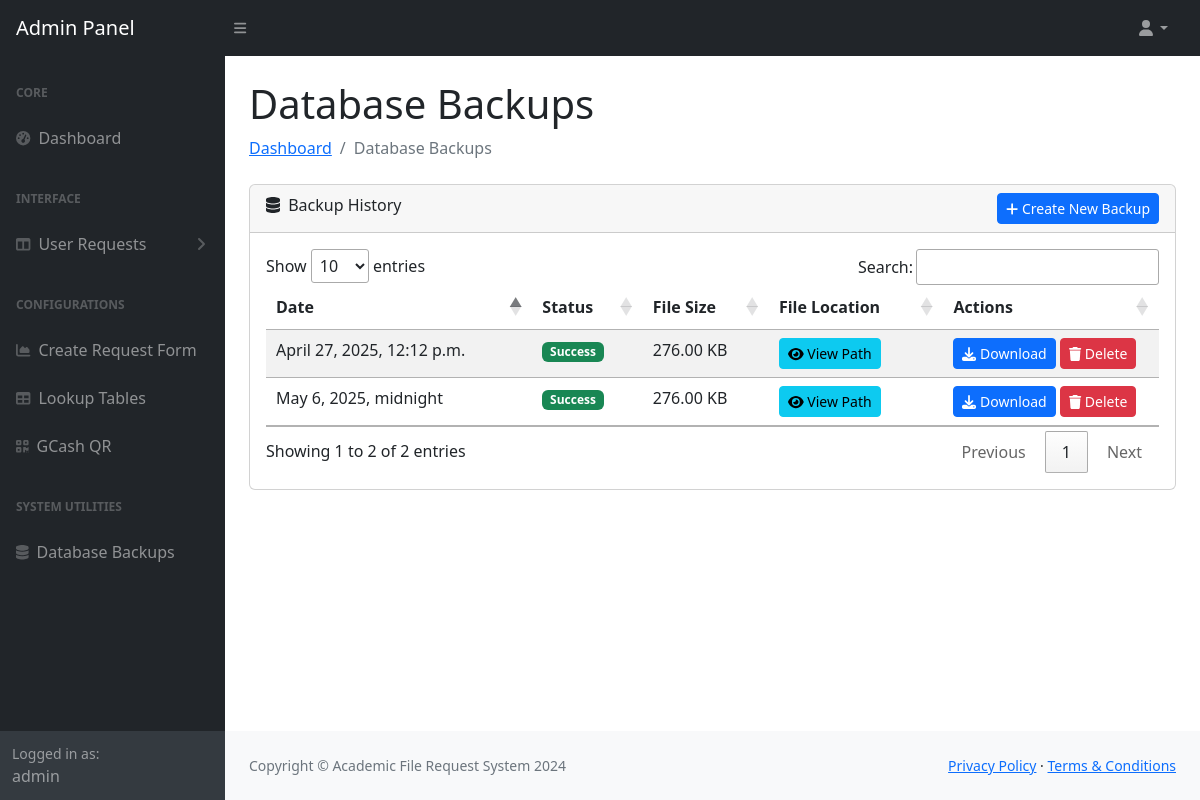
Screenshot of /admin-panel/database-backups/ (signed in) with the database file from the repository.
### onlinerequest/models.py (models this page shows, shortened)
class User(AbstractBaseUser):
      USER_TYPE_CHOICES = (
        (0, 'unspecified'),
        (1, 'student'),
        (2, 'faculty'),  # Changed from 'teacher' to 'faculty'
        (3, 'alumni'),
        (5, 'admin'),
        (6, 'guest'),
        (7, 'authorized person'),  # Added new option
      )
      student_number = models.CharField(max_length=64, unique=True, blank=True, null=True)
      email = models.EmailField(max_length=254, unique=True)
      password = models.CharField(max_length=256)
      is_active = models.BooleanField(default=False)
      is_staff = models.BooleanField(default=False)  # Required for admin access
      is_superuser = models.BooleanField(default=False)  # Required for full admin permissions
      user_type = models.PositiveSmallIntegerField(choices = USER_TYPE_CHOICES, default = 0)  # Default to unspecified
      USERNAME_FIELD = 'email'
      REQUIRED_FIELDS = []

class DatabaseBackup(models.Model):
    backup_file = models.CharField(max_length=255)
    created_at = models.DateTimeField(auto_now_add=True)
    successful = models.BooleanField(default=True)
    file_size = models.IntegerField(default=0)  # Size in bytes
    def get_file_size_display(self):
        size = self.file_size
        for unit in ['B', 'KB', 'MB', 'GB']:
            if size < 1024 or unit == 'GB':
                return f"{size:.2f} {unit}"
            size /= 1024

### onlinerequest/views/backup_views.py (the view)
# urls.py: path('admin-panel/database-backups/', backup_views.backup_list, name='backup_list'),
@login_required
def backup_list(request):
    backups = DatabaseBackup.objects.all().order_by('-created_at')
    context = {
        'backups': backups,
        'title': 'Database Backups'
    }
    return render(request, 'admin/backup_list.html', context)

### onlinerequest/context_processors.py (called while the page is built)
def user_record(request):
    if request.user.is_authenticated:
        try:
            user_record = Record.objects.get(user_number=request.user.student_number)
            return {'user_record': user_record}
        except Record.DoesNotExist:
            return {'user_record': None}
    return {'user_record': None}

def request_forms(request):
    request_forms = Request.objects.all()
    return {'request_forms': request_forms}

def user_profile(request):
    if request.user.is_authenticated:
        try:
            profile = Profile.objects.get(user=request.user)
            return {'user_profile': profile}
        except Profile.DoesNotExist:
            return {'user_profile': None}
    return {'user_profile': None}

def user_requests(request):
    if request.user.is_authenticated:
        from onlinerequest.models import User_Request
        user_requests = User_Request.objects.filter(
            user=request.user,
            request__active=True
        )
        return {'user_requests_global': user_requests}
    return {'user_requests_global': []}

def courses(request):
    all_courses = Course.objects.all()
    return {'all_courses': all_courses}

def document_types(request):
    all_document_types = Document.objects.all().order_by('description')
    return {'all_document_types': all_document_types}

### onlinerequest/templates/admin/backup_list.html (shortened to what this page needs)
{% load static %}
<!DOCTYPE html>
<html lang="en">
    <head>
        {% include 'header.html' %}
    </head>
    <body class="sb-nav-fixed">
        {% include 'admin/admin-topnav.html' %}
        <div id="layoutSidenav">
            {% include 'admin/admin-sidenav.html' %}
            <div id="layoutSidenav_content">
                <main>
                    <div class="container-fluid px-4">
                        <h1 class="mt-4">Database Backups</h1>
                        <ol class="breadcrumb mb-4">
                            <li class="breadcrumb-item"><a href="{% url 'admin_dashboard' %}">Dashboard</a></li>
                            <li class="breadcrumb-item active">Database Backups</li>
                        </ol>
                        <div class="card mb-4">
                            <div class="card-header">
                                <i class="fas fa-database me-1"></i>
                                Backup History
                                <a href="{% url 'create_backup' %}" class="btn btn-primary btn-sm float-end">
                                    <i class="fas fa-plus"></i> Create New Backup
                                </a>
                            </div>
                            <div class="card-body">
                                <table id="dataTable" class="table table-striped">
                                    <thead>
                                        <tr>
                                            <th>Date</th>
                                            <th>Status</th>
                                            <th>File Size</th>
                                            <th>File Location</th>
                                            <th>Actions</th>
                                        </tr>
                                    </thead>
                                    <tbody>
                                        {% for backup in backups %}
                                        <tr>
                                            <td>{{ backup.created_at }}</td>
                                            <td>
                                                {% if backup.successful %}
                                                <span class="badge bg-success">Success</span>
                                                {% else %}
                                                <span class="badge bg-danger">Failed</span>
                                                {% endif %}
                                            </td>
                                            <td>{{ backup.get_file_size_display }}</td>
                                            <td>
                                                <button type="button" class="btn btn-sm btn-info"
                                                        data-bs-toggle="modal"
                                                        data-bs-target="#fileLocationModal"
                                                        data-location="{{ backup.backup_file }}">
                                                    <i class="fas fa-eye"></i> View Path
                                                </button>
                                            </td>
                                            <td>
                                                {% if backup.successful %}
                                                <a href="{% url 'download_backup' backup.id %}" class="btn btn-sm btn-primary">
                                                    <i class="fas fa-download"></i> Download
                                                </a>
                                                {% endif %}
                                                <form method="post" action="{% url 'delete_backup' backup.id %}" class="d-inline"
                                                      onsubmit="return confirm('Are you sure you want to delete this backup?');">
                                                    <button type="submit" class="btn btn-sm btn-danger">
                                                        <i class="fas fa-trash"></i> Delete
                                                    </button>
                                                </form>
                                            </td>
                                        </tr>
                                        {% empty %}
                                        <tr>
                                            <td colspan="5" class="text-center">No backup records found.</td>
                                        </tr>
                                        {% endfor %}
                                    </tbody>
                                </table>
                            </div>
                        </div>
                    </div>
                </main>
                <footer class="py-4 bg-light mt-auto">
                    <div class="container-fluid px-4">
                        <div class="d-flex align-items-center justify-content-between small">
                            <div class="text-muted">Copyright © Academic File Request System 2024</div>
                            <div>
                                <a href="#">Privacy Policy</a>
                                ·
                                <a href="#">Terms & Conditions</a>
                            </div>
                        </div>
                    </div>
                </footer>
            </div>
        </div>
    </body>
</html>

### onlinerequest/templates/admin/admin-sidenav.html (shortened to what this page needs)
<div id="layoutSidenav_nav">
    <nav class="sb-sidenav accordion sb-sidenav-dark" id="sidenavAccordion">
        <div class="sb-sidenav-menu">
            <div class="nav">
                <div class="sb-sidenav-menu-heading">Core</div>
                <a class="nav-link" href="{% url 'admin_dashboard' %}">
                    <div class="sb-nav-link-icon"><i class="fas fa-tachometer-alt"></i></div>
                    Dashboard
                </a>
                <div class="sb-sidenav-menu-heading">Interface</div>
                <a class="nav-link collapsed" href="#" data-bs-toggle="collapse" data-bs-target="#collapseLayouts" aria-expanded="false" aria-controls="collapseLayouts">
                    <div class="sb-nav-link-icon"><i class="fas fa-columns"></i></div>
                    User Requests
                    <div class="sb-sidenav-collapse-arrow"><i class="fas fa-angle-down"></i></div>
                </a>
                <div class="sb-sidenav-menu-heading">Configurations</div>
                <a class="nav-link" href="/admin-panel/request/">
                    <div class="sb-nav-link-icon"><i class="fas fa-chart-area"></i></div>
                    Create Request Form
                </a>
                <a class="nav-link" href="/admin-panel/codetable/">
                    <div class="sb-nav-link-icon"><i class="fas fa-table"></i></div>
                    Lookup Tables
                </a>
                <a class="nav-link" href="/admin-panel/qr-upload/">
                    <div class="sb-nav-link-icon"><i class="fas fa-qrcode"></i></div>
                    GCash QR
                </a>
                <div class="sb-sidenav-menu-heading">System Utilities</div>
                <a class="nav-link" href="{% url 'backup_list' %}">
                    <div class="sb-nav-link-icon"><i class="fas fa-database"></i></div>
                    Database Backups
                </a>
            </div>
        </div>
        <div class="sb-sidenav-footer">
            <div class="small">Logged in as:</div>
            {{ user.email }}
        </div>
    </nav>
</div>

### onlinerequest/templates/admin/admin-sidenav.html (style rules this page uses)
table.dataTable thead th { padding: 10px; }

### rows the page displays
User: email "admin"
DatabaseBackup: created_at "May 6, 2025, midnight", successful "Success", file_size "276.00 KB"
DatabaseBackup: created_at "April 27, 2025, 12:12 p.m.", successful "Success", file_size "276.00 KB"
